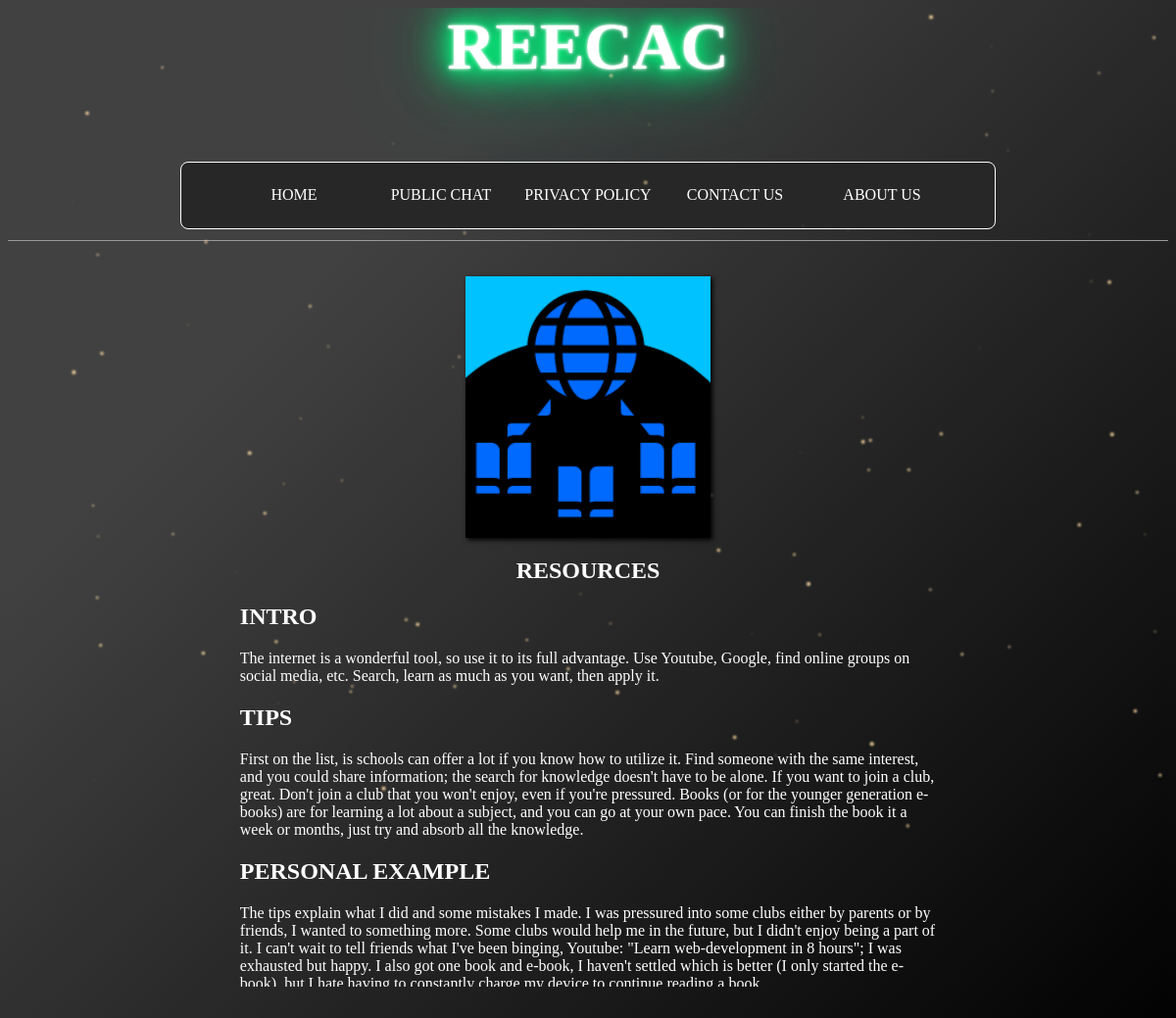
The page /post/10/ on the database its author committed.
### blog/models.py (models this page shows, shortened)
class Post(models.Model):
    title = models.CharField(max_length=200)
    author = models.ForeignKey(
        'auth.User',
        on_delete=models.CASCADE,
    )
    img = models.CharField(max_length=60)

class Content(models.Model):
    post = models.ForeignKey(Post, on_delete=models.CASCADE)
    head = models.CharField(max_length=200)
    body = models.TextField()

### blog/views.py (the view)
# urls.py: path('post/<int:pk>/', BlogDetailView.as_view(), name='post_detail'),
class BlogDetailView(DetailView):
    model = Post
    template_name = 'post_detail.html'

### blog/templates/post_detail.html (shortened to what this page needs)
{% extends 'base.html' %}
{% load static %}
{% block content %}
<div class="column-img" style="margin-top: 3%;">
    {% with 'img/'|add:post.img|add:'.PNG' as image_static %}
    <img src="{% static image_static %}" style="width:100%;"/>
    {% endwith %}
</div>
<div class="column-text">
    <h2 style="color:white">{{ post.title }}</h2>
    {% for content in post.content_set.all %}
        <h2 style="color: white;text-align: left;">{{ content.head }}</h2>
        <p style="color:white;text-align: left;"> {{ content.body }}</p>
    {% endfor %}
</div>
{% endblock content %}

### blog/static/css/base.css (style rules this page uses)
html, body { color: white; background-color: #000000; font-family: Candara; background-image: linear-gradient(315deg, #000000 0%, #414141 74%); }
.column-img { -webkit-box-shadow: 2px 2px 5px 0px rgba(0, 0, 0, 1); -moz-box-shadow: 2px 2px 5px 0px rgba(0, 0, 0, 1); box-shadow: 2px 2px 5px 0px rgba(0, 0, 0, 1); display: block; margin-left: auto; margin-right: auto; width: 250; }
.column-text { float: left; text-align:center; width: 60%; padding-left: 20%; padding-right: 20%; }

### blog/static/css/fireflies.css (style rules this page uses)
html, body { overflow:hidden; background-color: #000000; background-image: linear-gradient(315deg, #000000 0%, #414141 74%); }

### rows shown on the page
Post: title "RESOURCES"
Content: head "INTRO", body "The internet is a wonderful tool, so use it to its full advantage. Use Youtube, Google, find online groups on social media, etc. Search, learn as much as you want, then apply it."
Content: head "TIPS", body "First on the list, is schools can offer a lot if you know how to utilize it. Find someone with the same interest, and you could share information; the search for knowledge doesn't have to be alone. If you want to join a club, great. Don't join a club that you won't enjoy, even if you're pressured. Books (or for the younger generation e-books) are for learning a lot about a subject, and you can go at your own pace. You can finish the book it a week or months, just try and absorb all the knowledge."
Content: head "PERSONAL EXAMPLE", body "The tips explain what I did and some mistakes I made. I was pressured into some clubs either by parents or by friends, I wanted to something more. Some clubs would help me in the future, but I didn't enjoy being a part of it. I can't wait to tell friends what I've been binging, Youtube: \"Learn web-development in 8 hours\"; I was exhausted but happy. I also got one book and e-book, I haven't settled which is better (I only started the e-book), but I hate having to constantly charge my device to continue reading a book."
